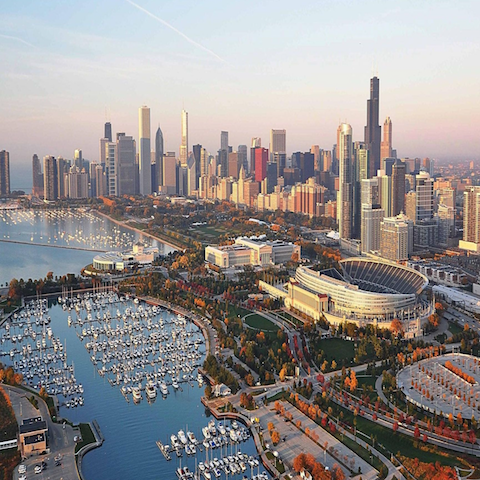
#> input picture data/images/city.png, 480 x 480 px, found by its file name
$ jupyter execute --allow-errors imConvolve.ipynb
#> lines starting #> are read from the running program, lines starting #| are printed output that depends on the picture
[cell 1]
from PIL import Image
import numpy as np
import matplotlib.pyplot as plt

[cell 2]
i = Image.open('images/city.png')
#> i is the input picture: PIL image 480x480 RGBA; mean R, G, B, A 146.4, 141.2, 140.1, 255
iar = np.asarray(i)
iar.shape
#> Out = (480, 480, 4)

[cell 3]
plt.imshow(iar)
plt.show()

[cell 4]
def convolve(imageAr, kernelAr):
    (iH, iW) = imageAr.shape[:2]
#> iH = 480; iW = 480
    (kH, kW) = kernelAr.shape[:2]
    S = 1 # stride
    output = np.zeros((iH-kH+S, iW-kW+S))
    for y in np.arange(0, iH-kH+S, S):
        for x in np.arange(0, iW-kW+S, S):
            roi = imageAr[y:y+kH, x:x+kW]
            k = (roi * kernelAr).sum()
            output[y,x] = k
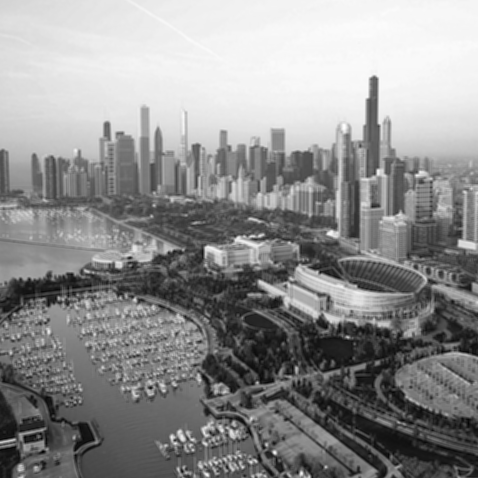
#> output: shape (478, 478) float64; min 305.8, max 977.8, mean 682.6; drawn with min black and max white
    return output.astype("uint8")
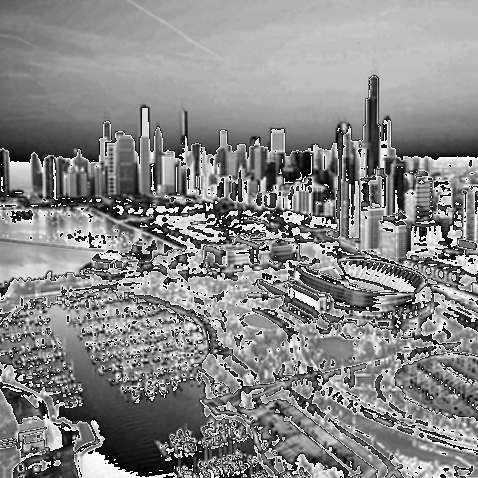
#> returned value: shape (478, 478); min 0, max 255, mean 135.7

[cell 5]
kernel = (1/9)*np.ones((3,3,4)) # np.random.rand(3,3,4)
convolvedIm = convolve(iar, kernel)

[cell 6]
plt.imshow(convolvedIm)
plt.show()

[cell 7]
def pool(imageAr, pool_size = 2):
#> called with pool_size = 2
    (iH, iW) = imageAr.shape
#> iH = 478; iW = 478
    S = pool_size #stride
    output = np.zeros((iH/pool_size, iW/pool_size))
    for y in np.arange(0, iH, S):
        for x in np.arange(0, iW, S):
            roi = imageAr[y:y+pool_size, x:x+pool_size]
            pl = roi.max() # max pooling
            output[y/pool_size, x/pool_size] = pl
    return output.astype("uint8")
